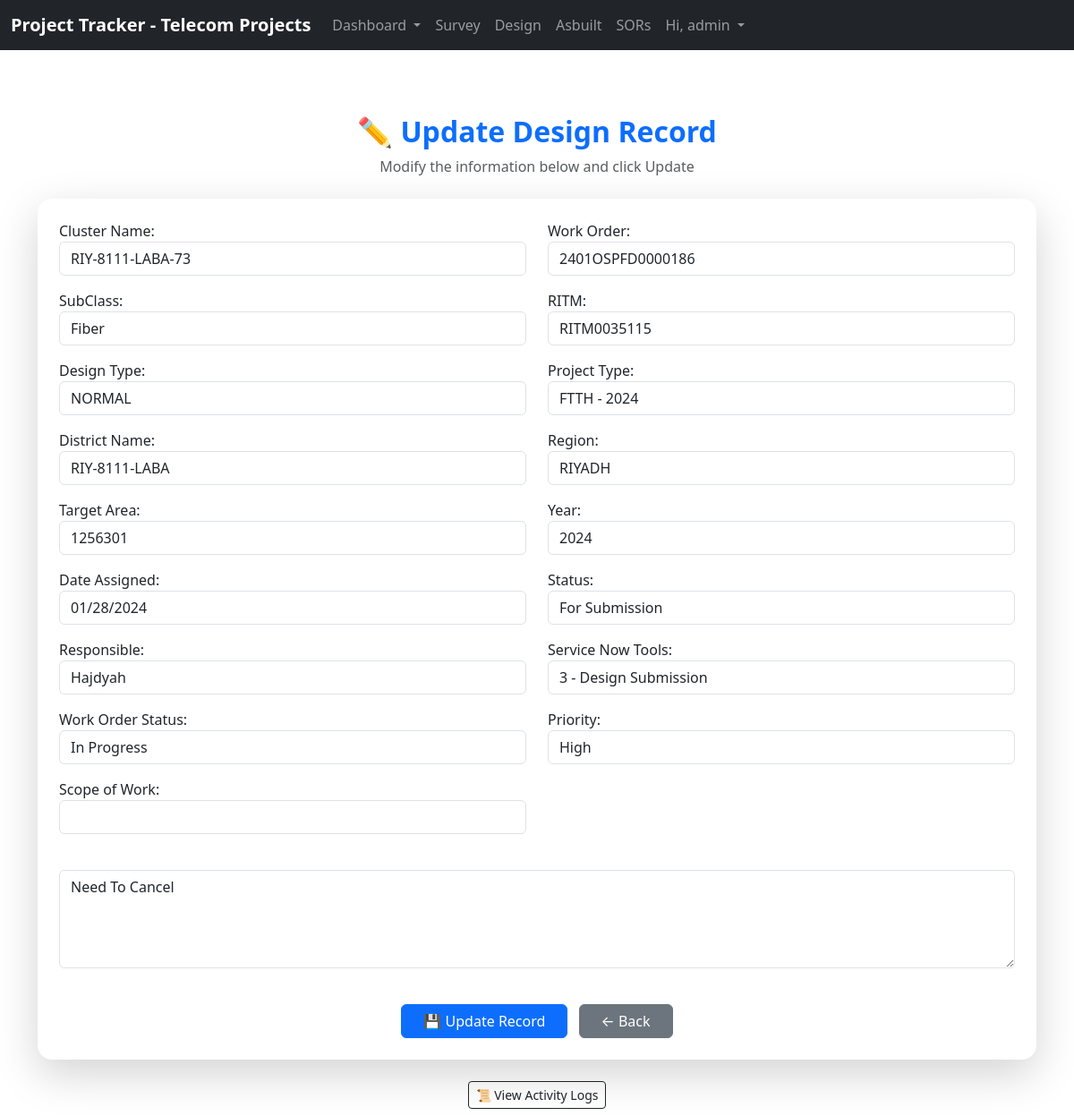
Before: /update_design_record/2534 (signed in) with the older database file.
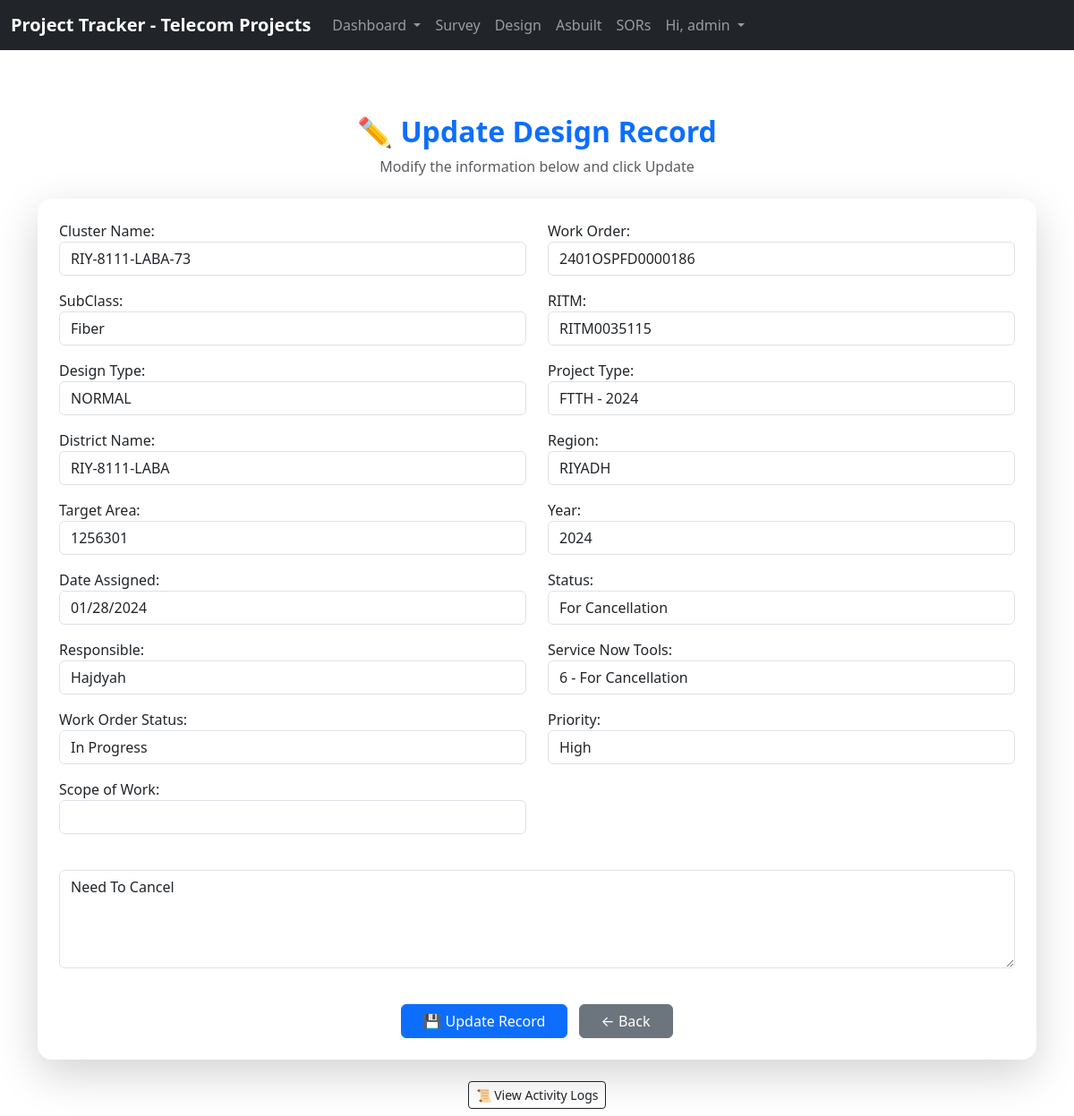
After: the same page with the newer database file.
### website/models.py (models this page shows, shortened)
class design(models.Model):
    district_name = models.CharField(max_length=200, blank=True)
    cluster_name = models.CharField(max_length=200, blank=True)
    work_order = models.CharField(max_length=16)
    scope_work = models.CharField(max_length=100, blank=True)
    subclass = models.CharField(max_length=50)
    project_type = models.CharField(max_length=20)
    year = models.IntegerField()
    RITM = models.CharField(max_length=11)
    region = models.CharField(max_length=20)
    target_area = models.IntegerField(blank=True)
    date_assigned = models.DateField()
    design_type = models.CharField(max_length=50, blank=True)
    status = models.CharField(max_length=50, blank=True)
    tools = models.CharField(max_length=50)
    wo_status = models.CharField(max_length=50)
    responsible = models.CharField(max_length=100)
    priority = models.CharField(max_length=20)
    remarks = models.TextField(blank=True)
    updated_at = models.DateTimeField(auto_now=True)
    updated_by = models.ForeignKey(
        User, on_delete=models.SET_NULL, null=True, blank=True
    )

### website/views.py (the view, shortened to what this page needs)
# urls.py: path('update_design_record/<int:pk>', views.update_design_record,
def update_design_record(request, pk):
    if not request.user.is_authenticated:
        messages.error(request, "You must be logged in to do that.")
        return redirect('home')
    current_record = get_object_or_404(design, id=pk)
    fields_to_check = ['responsible', 'status',
                       'tools', 'wo_status', 'priority', 'remarks']
    old_data = {}
    for field in fields_to_check:
        value = getattr(current_record, field)
        if field == 'responsible':
            try:
                old_data[field] = value.username if value else 'N/A'
            except AttributeError:
                old_data[field] = str(value) if value else 'N/A'
        elif field == 'remarks':
            old_data[field] = str(value).strip() if value else ''
        else:
            old_data[field] = str(value)
    form = AddDesignForm(request.POST or None,
                         instance=current_record, is_update=True)
    logs = ActivityLog.objects.filter(
        content_type=ContentType.objects.get_for_model(design),
        object_id=current_record.id
    ).order_by('-timestamp')
    return render(request, 'update_design_record.html', {
        'form': form,
        'design_record': current_record,
        'logs': logs
    })

### website/templates/update_design_record.html (shortened to what this page needs)
{% extends 'base.html' %}
{% load tz %}
{% block content %}
<div class="container mt-5">
    <div class="text-center mb-4">
        <h2 class="fw-bold text-primary">✏ Update Design Record</h2>
        <p class="text-muted">Modify the information below and click Update</p>
    </div>
    <div class="card shadow-lg rounded-4 border-0">
        <div class="card-body p-4">
            <form method="POST" action="">
                <div class="row">
                    <div class="col-md-6 mb-3">
                        {{ form.cluster_name.label_tag }} {{ form.cluster_name }}
                    </div>
                    <div class="col-md-6 mb-3">
                        {{ form.work_order.label_tag }} {{ form.work_order }}
                    </div>
                    <div class="col-md-6 mb-3">
                        {{ form.subclass.label_tag }} {{ form.subclass }}
                    </div>
                    <div class="col-md-6 mb-3">
                        {{ form.RITM.label_tag }} {{ form.RITM }}
                    </div>
                    <div class="col-md-6 mb-3">
                        {{ form.design_type.label_tag }} {{ form.design_type }}
                    </div>
                    <div class="col-md-6 mb-3">
                        {{ form.project_type.label_tag }} {{ form.project_type }}
                    </div>
                    <div class="col-md-6 mb-3">
                        {{ form.district_name.label_tag }} {{ form.district_name }}
                    </div>
                    <div class="col-md-6 mb-3">
                        {{ form.region.label_tag }} {{ form.region }}
                    </div>
                    <div class="col-md-6 mb-3">
                        {{ form.target_area.label_tag }} {{ form.target_area }}
                    </div>
                    <div class="col-md-6 mb-3">
                        {{ form.year.label_tag }} {{ form.year }}
                    </div>
                    <div class="col-md-6 mb-3">
                        {{ form.date_assigned.label_tag }} {{ form.date_assigned }}
                    </div>
                    <div class="col-md-6 mb-3">
                        {{ form.status.label_tag }} {{ form.status }}
                    </div>
                    <div class="col-md-6 mb-3">
                        {{ form.responsible.label_tag }} {{ form.responsible }}
                    </div>
                    <div class="col-md-6 mb-3">
                        {{ form.tools.label_tag }} {{ form.tools }}
                    </div>
                    <div class="col-md-6 mb-3">
                        {{ form.wo_status.label_tag }} {{ form.wo_status }}
                    </div>
                    <div class="col-md-6 mb-3">
                        {{ form.priority.label_tag }} {{ form.priority }}
                    </div>
                    <div class="col-md-6 mb-3">
                        {{ form.scope_work.label_tag }} {{ form.scope_work }}
                    </div>
                    <div class="col-md-12 mb-3">
                        {{ form.remarks }}
                    </div>
                </div>
                <div class="text-center mt-4">
                    <button type="submit" class="btn btn-primary px-4 me-2">
                        💾 Update Record
                    </button>
                    <a href="{% url 'design_detail' design_record.id %}" class="btn btn-secondary px-4">
                        ← Back
                    </a>
                </div>
            </form>
        </div>
    </div>
    <div class="mt-4 text-center">
        <button class="btn btn-outline-dark btn-sm mb-2" type="button" data-bs-toggle="collapse"
            data-bs-target="#activityLogs" aria-expanded="false" aria-controls="activityLogs">
            📜 View Activity Logs
        </button>
    </div>
</div>
{% endblock %}

Changed rows visible on the page:
changed design "RIY-8111-LABA-73": status "For Submission" → "For Cancellation"; tools "3 - Design Submission" → "6 - For Cancellation"
